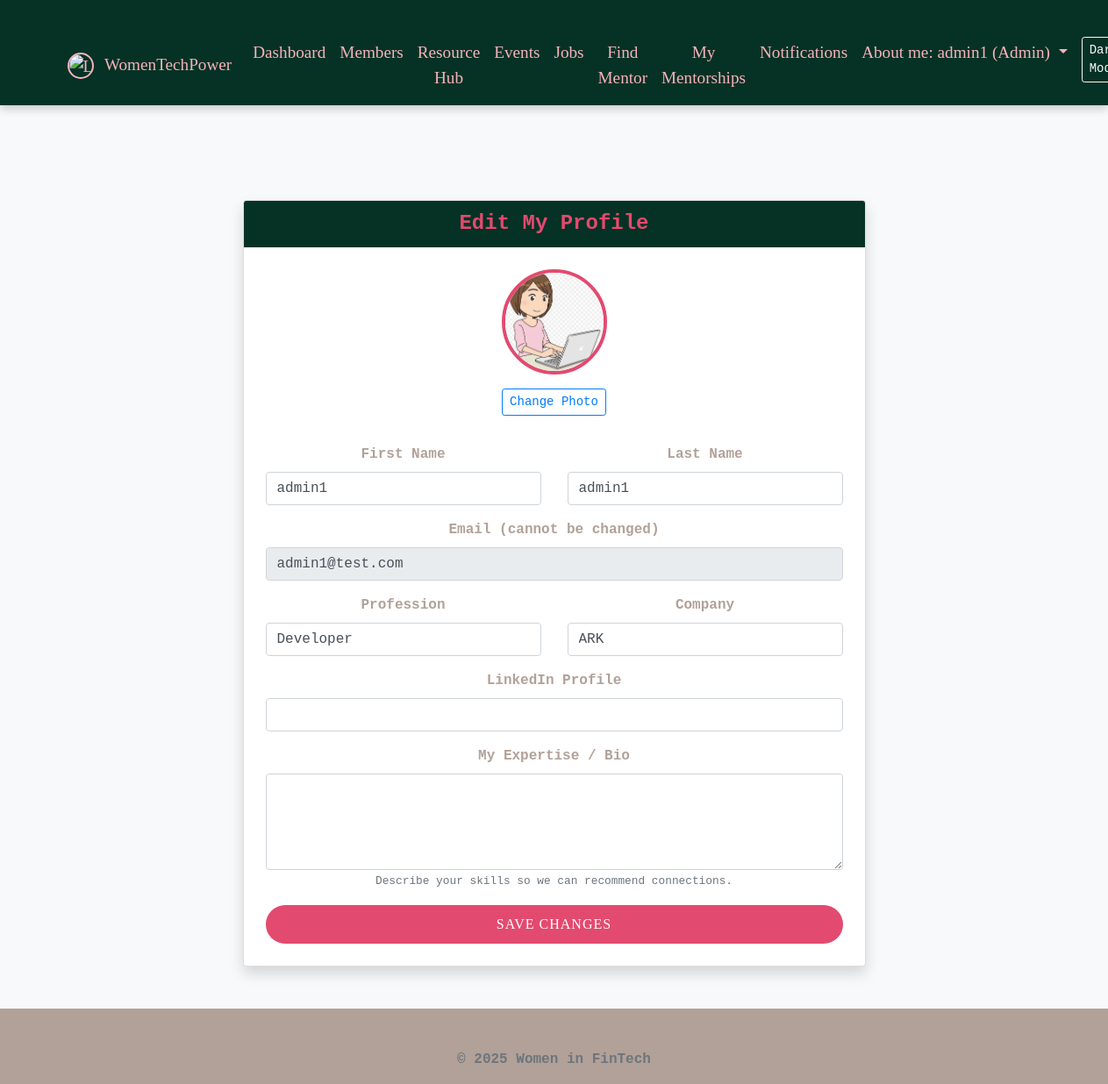
The app's page /profile.php (signed in) with its own data.
### tables this page shows
CREATE TABLE `members` (
  `id` int(11) NOT NULL,
  `first_name` varchar(50) NOT NULL,
  `last_name` varchar(50) NOT NULL,
  `email` varchar(100) NOT NULL,
  `password` varchar(255) DEFAULT NULL,
  `role` enum('member','mentor','admin') DEFAULT 'member',
  `profession` varchar(100) DEFAULT NULL,
  `company` varchar(100) DEFAULT NULL,
  `expertise` text DEFAULT NULL,
  `linkedin_profile` varchar(255) DEFAULT NULL,
  `status` enum('active','pending','mentor') DEFAULT 'pending',
  `created_at` timestamp NOT NULL DEFAULT current_timestamp(),
  `profile_image` varchar(255) DEFAULT NULL
);

### profile.php (the view, shortened to what this page needs)
<?php
include_once "includes/header.php";
$database = new Database();
$db = $database->getConnection();
$user_id = $_SESSION['user_id'];
$query = "SELECT * FROM members WHERE id = ?";
$stmt = $db->prepare($query);
$stmt->execute([$user_id]);
$user = $stmt->fetch(PDO::FETCH_ASSOC);
?>
<div class="container">
    <div class="row justify-content-center">
        <div class="col-md-8">
            <div class="card shadow mt-4 mb-5">
                <div class="card-header text-white" style="background-color: var(--deep-green);">
                    <h4 class="mb-0">Edit My Profile</h4>
                </div>
                <div class="card-body">
                    <form method="POST" enctype="multipart/form-data">
                        <div class="text-center mb-4">
                            <?php
                                $img_src = !empty($user['profile_image']) ? "uploads/".$user['profile_image'] : "https://via.placeholder.com/150";
                            ?>
                            <img src="<?php echo $img_src; ?>" class="rounded-circle mb-3" width="120" height="120" style="object-fit: cover; border: 4px solid var(--raspberry);">
                            <br>
                            <label class="btn btn-sm btn-outline-primary">
                                Change Photo <input type="file" name="profile_image" hidden>
                            </label>
                        </div>
                        <div class="row">
                            <div class="col-md-6">
                                <div class="form-group">
                                    <label>First Name</label>
                                    <input type="text" name="first_name" class="form-control" value="<?php echo htmlspecialchars($user['first_name']); ?>" required>
                                </div>
                            </div>
                            <div class="col-md-6">
                                <div class="form-group">
                                    <label>Last Name</label>
                                    <input type="text" name="last_name" class="form-control" value="<?php echo htmlspecialchars($user['last_name']); ?>" required>
                                </div>
                            </div>
                        </div>
                        <div class="form-group">
                            <label>Email (cannot be changed)</label>
                            <input type="email" class="form-control" value="<?php echo htmlspecialchars($user['email']); ?>" disabled>
                        </div>
                        <div class="row">
                            <div class="col-md-6">
                                <div class="form-group">
                                    <label>Profession</label>
                                    <input type="text" name="profession" class="form-control" value="<?php echo htmlspecialchars($user['profession']); ?>">
                                </div>
                            </div>
                            <div class="col-md-6">
                                <div class="form-group">
                                    <label>Company</label>
                                    <input type="text" name="company" class="form-control" value="<?php echo htmlspecialchars($user['company']); ?>">
                                </div>
                            </div>
                        </div>
                        <div class="form-group">
                            <label>LinkedIn Profile</label>
                            <input type="url" name="linkedin_profile" class="form-control" value="<?php echo htmlspecialchars($user['linkedin_profile']); ?>">
                        </div>
                        <div class="form-group">
                            <label>My Expertise / Bio</label>
                            <textarea name="expertise" class="form-control" rows="4"><?php echo htmlspecialchars($user['expertise']); ?></textarea>
                            <small class="text-muted">Describe your skills so we can recommend connections.</small>
                        </div>
                        <button type="submit" class="btn btn-primary btn-block" style="background-color: var(--raspberry); border: none;">Save Changes</button>
                    </form>
                </div>
            </div>
        </div>
    </div>
</div>
<?php include_once "includes/footer.php"; ?>

### css/style.css (style rules this page uses)
:root { --deep-green: #053225; --raspberry: #E34A6F; --pale-pink: #F7B2BD; --greige: #B2A198; --soft-green: #60A561; --bg-color: #f8f9fa; --text-color: var(--deep-green); --card-bg: #ffffff; --nav-bg: var(--deep-green); --btn-color: var(--raspberry); --link-color: var(--raspberry); }
body { font-family: 'Rockwell', 'Courier Bold', Courier, Georgia, Times, 'Times New Roman', serif; background-color: var(--bg-color); color: var(--text-color); min-height: 100vh; display: flex; flex-direction: column; text-align: center; transition: background-color 0.3s ease, color 0.3s ease; }
h1, h2, h3, h4, h5 { font-weight: bold; color: var(--raspberry); margin-bottom: 20px; }
.container { flex: 1; padding-top: 30px; }
.card-body { padding: 25px; }
.form-group label { font-weight: bold; color: var(--greige); }
.btn-primary { background-color: var(--raspberry); border-color: var(--raspberry); border-radius: 50px; padding: 10px 30px; font-family: 'Rockwell', serif; text-transform: uppercase; letter-spacing: 1px; transition: all 0.3s; }

### records on screen
members: profile_image (picture), first_name "admin1", last_name "admin1", email "admin1@test.com", profession "Developer", company "ARK"

### other values on screen
$_SESSION['name'] "admin1"
$_SESSION['role'] "Admin"
